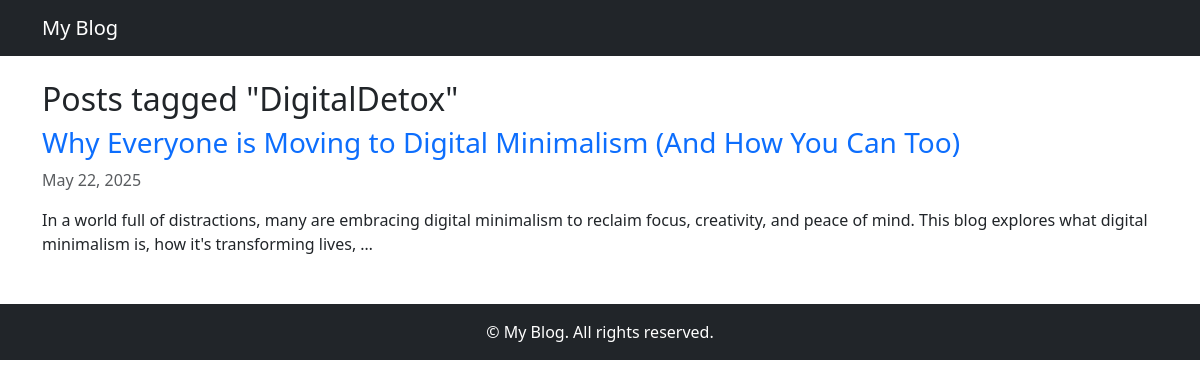
Screenshot of /tag/digitaldetox/ with the database file from the repository.
### blog/models.py (models this page shows, shortened)
class Tag(models.Model):
    name = models.CharField(max_length=100, unique=True)
    slug = models.SlugField(unique=True, blank=True)

class Post(models.Model):
    title = models.CharField(max_length=200)
    slug = models.SlugField(unique=True, blank=True)
    author = models.ForeignKey(User, on_delete=models.CASCADE)
    content = models.TextField()
    featured_image = models.ImageField(upload_to='posts/')
    created_at = models.DateTimeField(auto_now_add=True)
    updated_at = models.DateTimeField(auto_now=True)
    category = models.ForeignKey(Category, on_delete=models.SET_NULL, null=True)
    tags = models.ManyToManyField(Tag, blank=True)
    is_published = models.BooleanField(default=True)

### blog/views.py (the view)
# urls.py: path('tag/<slug:slug>/', views.tag_posts, name='tag_posts'),
def tag_posts(request, slug):
    tag = get_object_or_404(Tag, slug=slug)
    posts = Post.objects.filter(tags=tag, is_published=True)
    return render(request, 'blog/tag_posts.html', {'tag': tag, 'posts': posts})

### blog/templates/blog/tag_posts.html (shortened to what this page needs)
{% extends 'blog/base.html' %}
{% block content %}
<h2>Posts tagged "{{ tag.name }}"</h2>
{% for post in posts %}
    <div class="mb-4">
        <h3><a href="{% url 'blog:post_detail' post.slug %}" class="text-decoration-none">{{ post.title }}</a></h3>
        <p class="text-muted">{{ post.created_at|date:"M d, Y" }}</p>
        <p>{{ post.content|truncatewords:30 }}</p>
    </div>
{% empty %}
    <p>No posts with this tag.</p>
{% endfor %}
{% endblock %}

### rows the page displays
Tag: name "DigitalDetox"
Post: title "Why Everyone is Moving to Digital Minimalism (And How You Can Too)", created_at "May 22, 2025", content "In a world full of distractions, many are embracing digital minimalism to reclaim focus, creativity, and peace of mind. This blog explores what digital minimalism is, how it's transforming lives, …"
